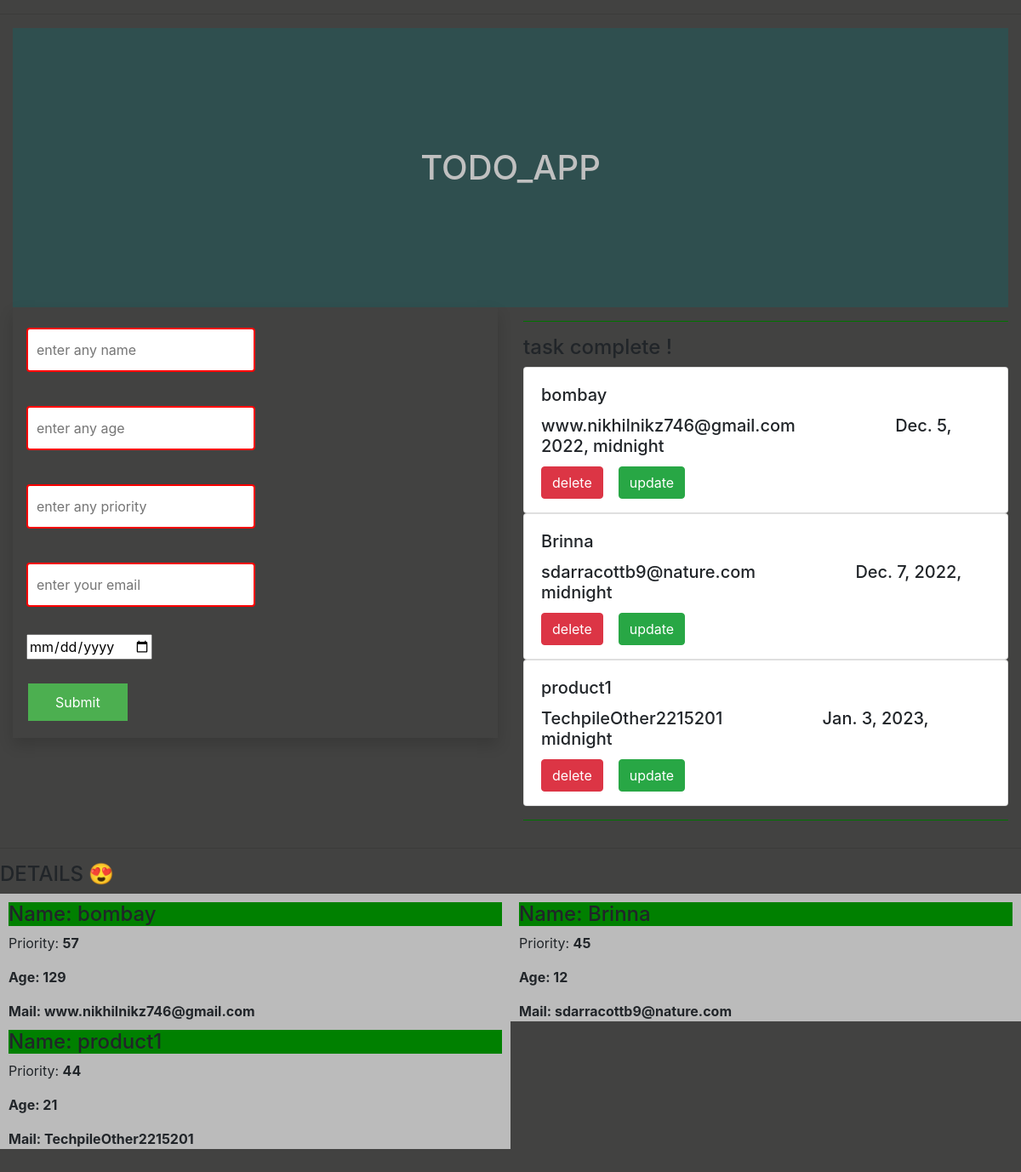
The page / on the database its author committed.
### todo_app/models.py (models this page shows, shortened)
class task(models.Model):
    name=models.CharField(max_length=200)
    age=models.IntegerField()
    priority=models.IntegerField()
    email=models.EmailField(max_length=500)
    date=models.DateTimeField(default=timezone.now)

### todo_app/views.py (the view, shortened to what this page needs)
# urls.py: path('',views.home,name='home'),
def home(request):
    obj1=task.objects.all()
    return render(request,'home.html',{'obj1':obj1})

### templates/home.html (shortened to what this page needs)
<!DOCTYPE html>
<html lang="en">
<head>
        <link rel="stylesheet" href="https://cdn.jsdelivr.net/npm/bootstrap@4.1.3/dist/css/bootstrap.min.css">
</head>
<hr>
<body style="background-color: #424241  ;">
<div class="container-fluid">
    <div class="row">
        <div class="col-md-12">
            <div class="banner">
                <div class="banner-text">
                    <h1 align="center">TODO_APP</h1>
                </div>
            </div>
        </div>
    </div>
    <div class="row">
        <div class="col-md-6">
             <form action="{% url 'home' %}" method="post" class="p-3 shadow">
    <input type="text" name="name" placeholder="enter any name"><br><br>
    <input type="text" name="age" placeholder="enter any age"><br><br>
    <input type="text" name="priority" placeholder="enter any priority"><br><br>
    <input type="text" name="email" placeholder="enter your email"><br><br>
     <input type="date" name="date" placeholder="enter your email"><br><br>
    <input type="submit" value="Submit">
</form>
        </div>
        <div class="col-md-6">
             <hr color="green">
            <h4>task complete !</h4>
            {% for i in obj1 %}
            <div class="card" >
                <div class="card-body" style="height:170px;">
                    <h5 class="card-title">{{i.name}}</h5>
                    <h5 class="card-title">{{i.email}}&nbsp; &nbsp;&nbsp;&nbsp;&nbsp;&nbsp;&nbsp;&nbsp;&nbsp;&nbsp;&nbsp;&nbsp;&nbsp;&nbsp;&nbsp;&nbsp;&nbsp;&nbsp;&nbsp;&nbsp;&nbsp;{{i.date}}</h5>
                    <a class="btn btn-danger" href="{% url 'delete' i.id %}" >delete</a>&nbsp;&nbsp;&nbsp
                    <a class="btn btn-success" href="{% url 'update' i.id %}" >update</a>
                </div>
                </div>
            {% endfor %}
              <hr color="green">
        </div>
    </div>
</div>
<hr size="19px">
   <h4>DETAILS &#128525;</h4>
          {% for i in obj1 %}
<div class="column " style="background-color:#bbb;">
   <h4 style="background-color:green;">Name: {{i.name}}</h4>
     <p > Priority: <b>{{i.priority}}</b></p>
     <p><b>Age: {{i.age}}</b></p>
     <p><b>Mail: {{i.email}}</b></p><br>
  </div>
          {% endfor %}
</body>
</html>

### templates/home.html (style rules this page uses)
input[type=text] { width: 50%; padding: 12px 10px; margin: 8px 0; box-sizing: border-box; border: 2px solid red; border-radius: 4px; }
input[type=button], input[type=submit], input[type=reset] { background-color: #4CAF50; border: none; color: white; padding: 10px 32px; text-decoration: none; margin: 4px 2px; cursor: pointer; }
.column { float: left; width: 50%; padding: 10px; height: 150px; }
.row:after { content: ""; display: table; clear: both; }
h1 { color: silver; background-color:darkslategrey; padding: 140px; margin:auto; }

### rows shown on the page
task: name "bombay", email "www.nikhilnikz746@gmail.com", date "Dec. 5, 2022, midnight", priority "57", age "129"
task: name "Brinna", email "sdarracottb9@nature.com", date "Dec. 7, 2022, midnight", priority "45", age "12"
task: name "product1", email "TechpileOther2215201", date "Jan. 3, 2023, midnight", priority "44", age "21"
